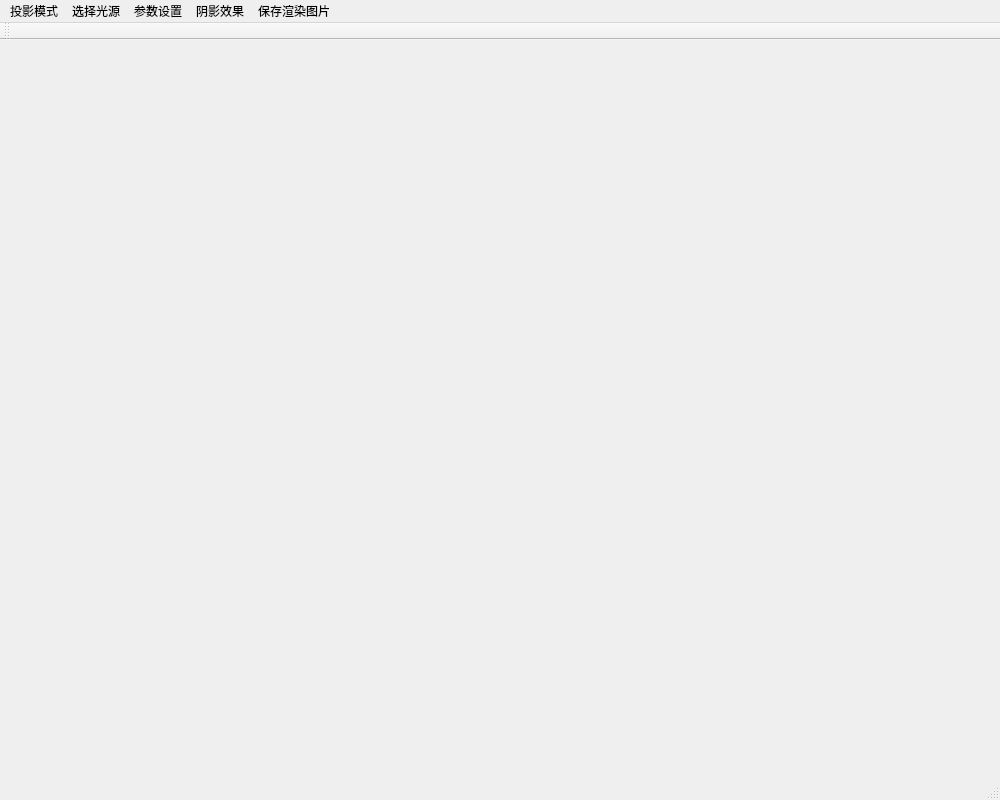
<?xml version="1.0" encoding="UTF-8"?>
<ui version="4.0">
 <class>MainWindow</class>
 <widget class="QMainWindow" name="MainWindow">
  <property name="geometry">
   <rect>
    <x>0</x>
    <y>0</y>
    <width>1000</width>
    <height>800</height>
   </rect>
  </property>
  <property name="windowTitle">
   <string>MainWindow</string>
  </property>
  <widget class="QWidget" name="centralWidget"/>
  <widget class="QMenuBar" name="menuBar">
   <property name="geometry">
    <rect>
     <x>0</x>
     <y>0</y>
     <width>1000</width>
     <height>17</height>
    </rect>
   </property>
   <widget class="QMenu" name="projectionMenu">
    <property name="title">
     <string>投影模式</string>
    </property>
   </widget>
   <widget class="QMenu" name="paramMenu">
    <property name="title">
     <string>参数设置</string>
    </property>
   </widget>
   <widget class="QMenu" name="saveImageMenu">
    <property name="title">
     <string>保存渲染图片</string>
    </property>
   </widget>
   <widget class="QMenu" name="lightMenu">
    <property name="title">
     <string>选择光源</string>
    </property>
   </widget>
   <widget class="QMenu" name="shadowMenu">
    <property name="title">
     <string>阴影效果</string>
    </property>
   </widget>
   <addaction name="projectionMenu"/>
   <addaction name="lightMenu"/>
   <addaction name="paramMenu"/>
   <addaction name="shadowMenu"/>
   <addaction name="saveImageMenu"/>
  </widget>
  <widget class="QToolBar" name="mainToolBar">
   <attribute name="toolBarArea">
    <enum>TopToolBarArea</enum>
   </attribute>
   <attribute name="toolBarBreak">
    <bool>false</bool>
   </attribute>
  </widget>
  <widget class="QStatusBar" name="statusBar"/>
 </widget>
 <layoutdefault spacing="6" margin="11"/>
 <resources/>
 <connections/>
</ui>
